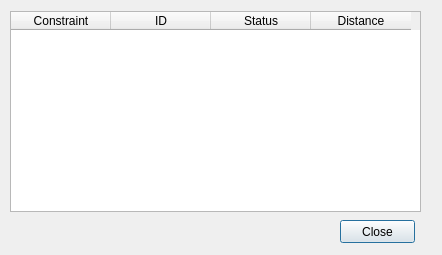
<?xml version="1.0" encoding="UTF-8"?>
<ui version="4.0">
 <class>dlgPipelineDialog</class>
 <widget class="QDialog" name="dlgPipelineDialog">
  <property name="geometry">
   <rect>
    <x>0</x>
    <y>0</y>
    <width>442</width>
    <height>255</height>
   </rect>
  </property>
  <property name="windowTitle">
   <string>Pipeline Planner</string>
  </property>
  <widget class="QTableWidget" name="tblImpacts">
   <property name="geometry">
    <rect>
     <x>10</x>
     <y>11</y>
     <width>411</width>
     <height>201</height>
    </rect>
   </property>
   <property name="alternatingRowColors">
    <bool>true</bool>
   </property>
   <column>
    <property name="text">
     <string>Constraint</string>
    </property>
   </column>
   <column>
    <property name="text">
     <string>ID</string>
    </property>
   </column>
   <column>
    <property name="text">
     <string>Status</string>
    </property>
   </column>
   <column>
    <property name="text">
     <string>Distance</string>
    </property>
   </column>
  </widget>
  <widget class="QPushButton" name="btnClose">
   <property name="geometry">
    <rect>
     <x>340</x>
     <y>220</y>
     <width>75</width>
     <height>23</height>
    </rect>
   </property>
   <property name="text">
    <string>Close</string>
   </property>
  </widget>
 </widget>
 <resources/>
 <connections>
  <connection>
   <sender>btnClose</sender>
   <signal>pressed()</signal>
   <receiver>dlgPipelineDialog</receiver>
   <slot>reject()</slot>
   <hints>
    <hint type="sourcelabel">
     <x>377</x>
     <y>231</y>
    </hint>
    <hint type="destinationlabel">
     <x>220</x>
     <y>127</y>
    </hint>
   </hints>
  </connection>
 </connections>
</ui>
